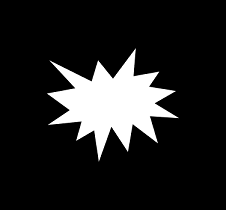
#> input picture Python.OpenCV.From.Novice.To.Practice/code/09/04/shape2.png, 226 x 210 px
$ python demo.py
#> lines starting #> are read from the running program, lines starting #| are printed output that depends on the picture; after the words box and inside, x2 and y2 are one past the last pixel; in counts of white or black regions, pixels touching at a corner belong together
import cv2
img = cv2.imread("shape2.png")  # 读取原图
#> img is the input picture: shape (210, 226, 3); min 0, max 255, mean 33.8
gray = cv2.cvtColor(img, cv2.COLOR_BGR2GRAY)  # 从彩色图像变成单通道灰度图像
# 将灰度图像进行二值化阈值处理
t, binary = cv2.threshold(gray, 127, 255, cv2.THRESH_BINARY)
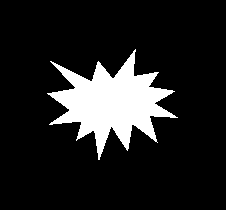
#> binary: shape (210, 226); 13.3% white; 1 white region
# 获取二值化图像中的轮廓极轮廓层次数据
contours, hierarchy = cv2.findContours(binary, cv2.RETR_LIST, cv2.CHAIN_APPROX_SIMPLE)
#> contours = 1 contour; box (x1, y1, x2, y2) and area: (47, 49, 178, 160) 5999
center, radius = cv2.minEnclosingCircle(contours[0])  # 获取最小圆形边框的圆心点和半径
#> center = (111.5, 93.48); radius = 69.57
x = int(round(center[0]))  # 圆心点横坐标转为近似整数
#> x = 112
y = int(round(center[1]))  # 圆心点纵坐标转为近似整数
#> y = 93
cv2.circle(img, (x, y), int(radius), (0, 0, 255), 2)  # 绘制圆形
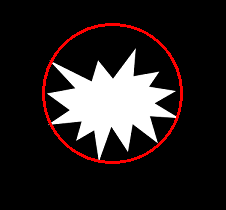
#> img: shape (210, 226, 3); 2.67% of pixels changed, all inside (x1, y1, x2, y2) = (42, 23, 183, 164)
cv2.imshow("img", img)  # 显示绘制结果
cv2.waitKey()  # 按下任何键盘按键后
cv2.destroyAllWindows()  # 释放所有窗体
